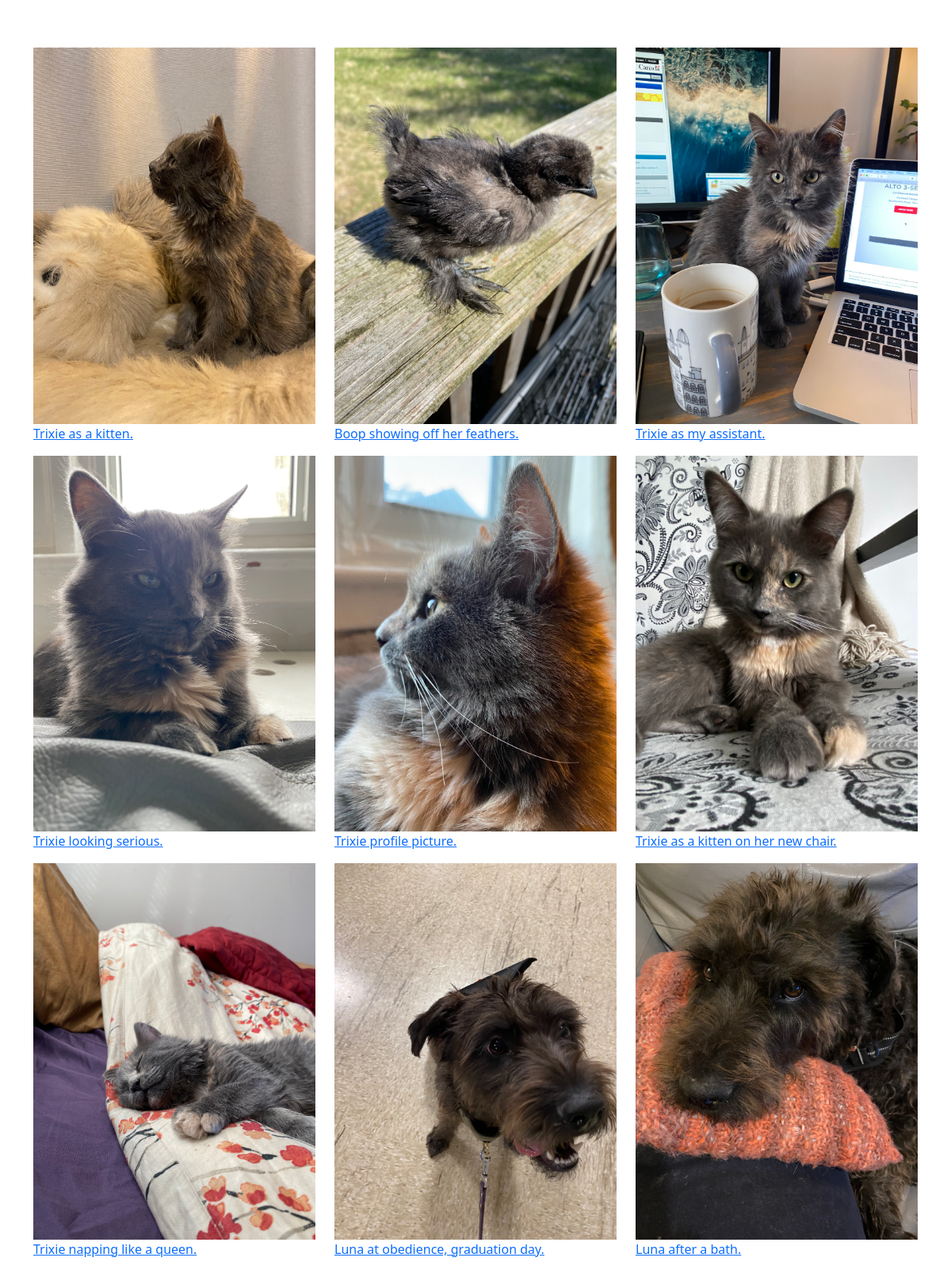
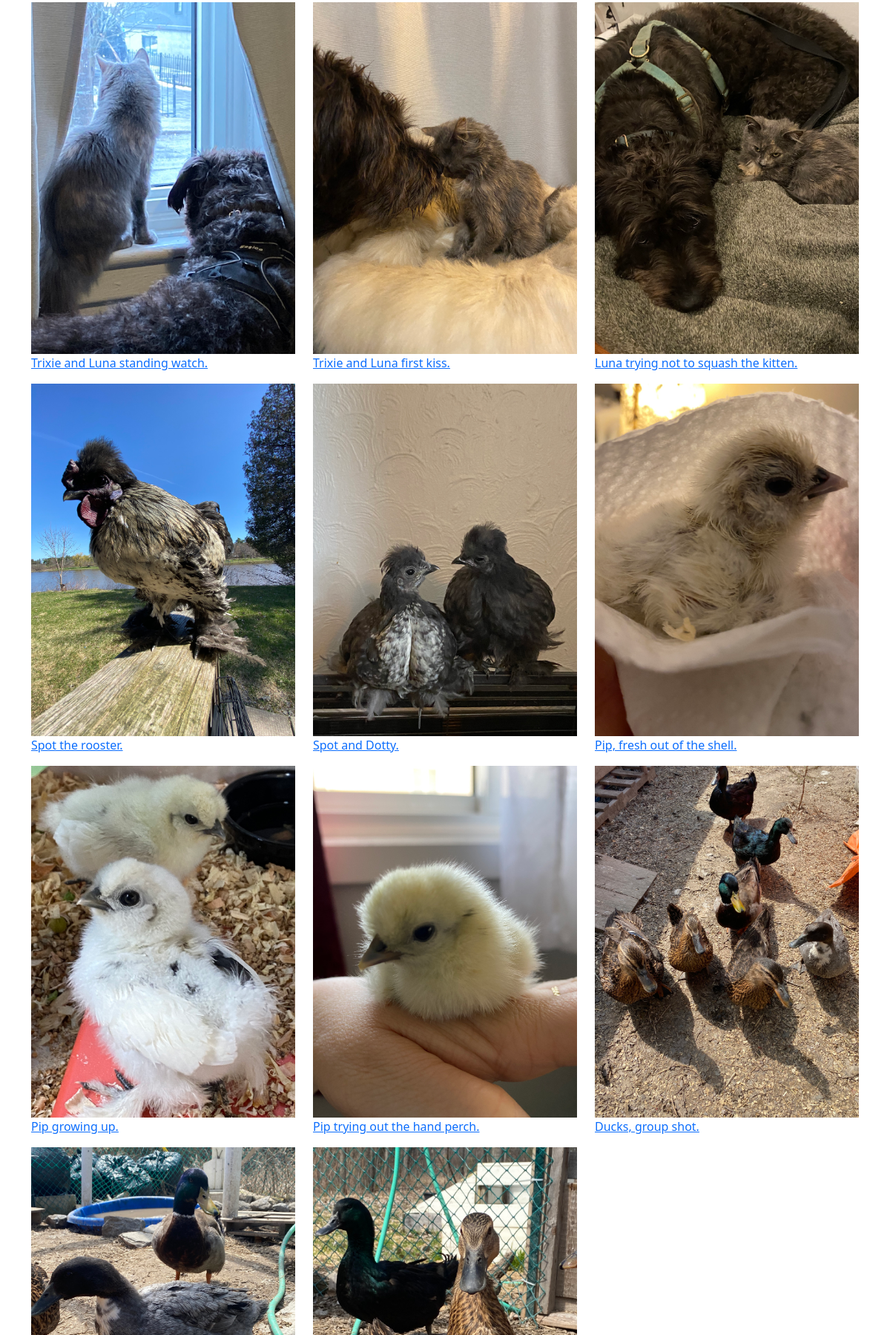
The page / (upper part) on the database its author committed (2 pictures, top to bottom).
### carousel/models.py (models this page shows, shortened)
class pic_model(models.Model):
  pic_name = models.CharField(max_length=255)
  caption = models.CharField(max_length=255)
  num= models.IntegerField()
  image=models.ImageField(upload_to='pics', null=True)

### carousel/views.py (the view)
# urls.py: path('', views.index, name='index'),
def index(request):
    data = pic_model.objects.all()
    context = {
        'data' : data
    }
    return render(request,"display.html", context)

### carousel/templates/display.html (shortened to what this page needs)
<!doctype html>
<html lang="en">
  <head>
    <link href="https://cdn.jsdelivr.net/npm/bootstrap@5.0.2/dist/css/bootstrap.min.css" rel="stylesheet">
  </head>
  <body class="container " style="padding-top: 5%;">
    <div class="row">
        {% for x in data %}
        <div class="col-md-4">
          <div class="thumbnail">
            <a href="{{ x.image.url }}">
              <img src="{{ x.image.url }}" alt="Lights" style="width:100%">
              <div class="caption">
                <p>{{ x.caption }}</p>
              </div>
            </a>
          </div>
        </div>
        {% endfor %}
      </div>
  </body>
</html>

### rows shown on the page
pic_model: image (picture), caption "Trixie as a kitten."
pic_model: image (picture), caption "Boop showing off her feathers."
pic_model: image (picture), caption "Trixie as my assistant."
pic_model: image (picture), caption "Trixie looking serious."
pic_model: image (picture), caption "Trixie profile picture."
pic_model: image (picture), caption "Trixie as a kitten on her new chair."
pic_model: image (picture), caption "Trixie napping like a queen."
pic_model: image (picture), caption "Luna at obedience, graduation day."
pic_model: image (picture), caption "Luna after a bath."
pic_model: image (picture), caption "Trixie and Luna standing watch."
pic_model: image (picture), caption "Trixie and Luna first kiss."
pic_model: image (picture), caption "Luna trying not to squash the kitten."
pic_model: image (picture), caption "Spot the rooster."
pic_model: image (picture), caption "Spot and Dotty."
pic_model: image (picture), caption "Pip, fresh out of the shell."
pic_model: image (picture), caption "Pip growing up."
pic_model: image (picture), caption "Pip trying out the hand perch."
pic_model: image (picture), caption "Ducks, group shot."
pic_model: image (picture)
pic_model: image (picture)
